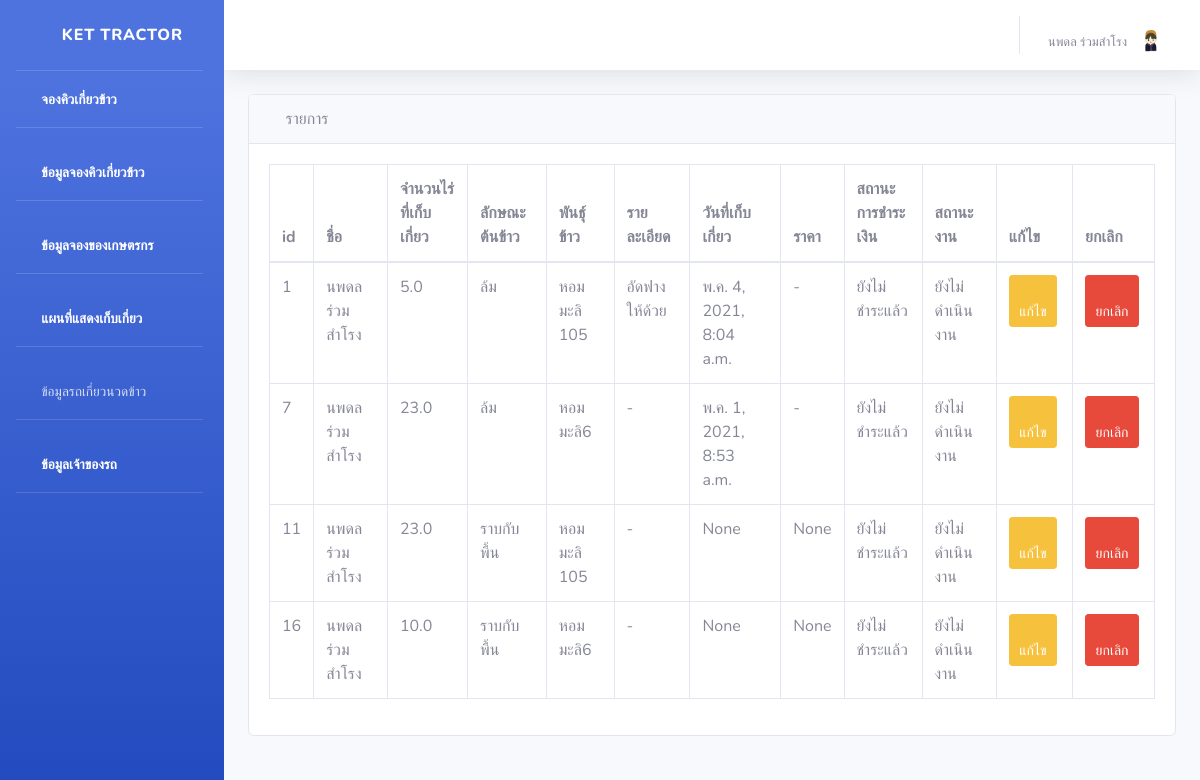
Page /showWork (signed in) on the committed database.
### api/models.py (models this page shows, shortened)
class Farmer(AbstractUser):
    id = models.AutoField(primary_key=True)
    farmer_name = models.CharField(max_length=1000, verbose_name = 'ชื่อ-สกุล')
    image = models.ImageField(upload_to='images/farmer', default='images/farmer/no-image.jpg' ,verbose_name = 'รูปโปรไฟล์')
    address = models.CharField(max_length=1000, verbose_name = 'ที่อยู่')
    phone = models.CharField(max_length=1000, verbose_name = 'เบอร์โทรศัพท์')
    email = models.CharField(max_length=1000)
    password = models.CharField(max_length=1000)
    def __str__(self):
        return f'{self.farmer_name}'
    class Meta:
        verbose_name = 'เกษตรกร'

class Work(models.Model):
    farmer_name = models.ForeignKey(Farmer, on_delete=models.CASCADE, null=True,  verbose_name='เกษตรกร')
    lat = models.FloatField(max_length=1000, null=True,verbose_name='ละติจูด' )
    lng = models.FloatField(max_length=1000, null=True,verbose_name='ลองติจูด')
    area = models.FloatField(max_length=1000, null=True,verbose_name='พื้นที่ (ไร่)')
    rice_type = models.ForeignKey(Rice_type, on_delete=models.CASCADE, null=True, default=1, verbose_name='ลักษณะข้าวที่จะให้เกี่ยว')
    rice = models.CharField(max_length=1000, null=True, verbose_name='พันธุ์ข้าว')
    start_time = models.DateTimeField(blank=True, null=True)
    workDetail = models.TextField(max_length=1000, null=True,  verbose_name='รายละเอียด')
    price = models.CharField(max_length=1000, null=True, verbose_name='จำนวนเงิน (บาท)')
    money_status = models.ForeignKey(Money_status, on_delete=models.CASCADE, default=1,null=True, verbose_name='สถานะการชำระเงิน') # ให้นิยามเพิ่มเติม
    work_status = models.ForeignKey(Work_status, on_delete=models.CASCADE, default=1,null=True, verbose_name='สถานะงาน') # รับ ไม่รับ จ่าย
    def __str__(self):
         return f'{self.area} {self.rice_type} {self.rice}'
    class Meta:
        verbose_name = 'งานที่ต้องเก็บเกี่ยว'

class Rice_type(models.Model):
    id = models.AutoField(primary_key=True)
    rice_type = models.CharField(max_length=100)
    def __str__(self):
         return f'{self.rice_type}'
    class Meta:
        verbose_name = 'ลักษณะข้าวที่จะให้เกี่ยว'

class Money_status(models.Model):
    id = models.AutoField(primary_key=True)
    money_status = models.CharField(max_length=100, verbose_name = 'สถานะการชำระเงิน')
    def __str__(self):
         return f'{self.money_status}'
    class Meta:
        verbose_name = 'สถานะการชำระเงิน'

class Work_status (models.Model):
    id = models.AutoField(primary_key=True)
    work_status  = models.CharField(max_length=100, verbose_name="สถานะงาน")
    def __str__(self):
         return f'{self.work_status}'
    class Meta:
        verbose_name = 'สถานะงาน'

### api/views.py (the view)
# urls.py: path('showWork',views.showWork),
def showWork(request):
    works = Work.objects.filter(farmer_name = request.user)
    page = request.GET.get('page',1)
    paginator = Paginator(works, 6) # So limited to 25 profiles in a page
    print("____________",page,paginator,"___________________-")
    try:
        works_p = paginator.page(page)
    except PageNotAnInteger:
        works_p = paginator.page(1)
    except EmptyPage:
        works_p = paginator.page(paginator.num_pages)
    print(works)
    return render(request, 'api/showWork.html', {
        'works': works,
        'works_p': works_p,
        'paginator': paginator
    })

### api/templates/api/showWork.html (shortened to what this page needs)
{% extends 'api/base.html' %}
{% block content %}
<div id="content-wrapper">
  <div class="container-fluid">
      <div class="card mb-3">
          <div class="card-header">
              <i class="fas fa-table"></i>
              รายการ
          </div>
          <div class="card-body">
               <div class="table-responsive">
                  <table class="table table-bordered" id="dataTable" width="100%" cellspacing="0" align="center">
                      <thead>
                      <tr>
                        <th>id</th>
                        <th>ชื่อ</th>
                          <th>จำนวนไร่ที่เก็บเกี่ยว</th>
                          <th>ลักษณะต้นข้าว</th>
                          <th>พันธุ์ข้าว</th>
                          <th>รายละเอียด</th>
                          <th>วันที่เก็บเกี่ยว</th>
                          <th>ราคา</th>
                          <th>สถานะการชำระเงิน</th>
                          <th>สถานะงาน</th>
                          <th>แก้ไข</th>
                          <th>ยกเลิก</th>
                      </tr>
                      </thead>
                      <tbody>
                      {% for work in works_p %}
                          <tr>
                            <td>{{ work.id }}</td>
                            <td>{{ work.farmer_name }} </td>
                              <td>{{ work.area }}</td>
                              <td>{{ work.rice_type }}</td>
                              <td>{{ work.rice }}</td>
                              <td>{{ work.workDetail }}</td>
                              <td>{{ work.start_time }}</td>
                              <td>{{ work.price }}</td>
                              <td>{{ work.money_status }}</td>
                              <td>{{ work.work_status }}</td>
                            <td> <a class="btn btn-sm btn-warning" href="/editShowWork/{{work.id}}" > <span class="fa fa-edit"></span> แก้ไข</a></td>
                            <td><a class="btn btn-sm btn-danger"  href="/deleteShowWork/{{work.id}}" onclick="return confirm('ยืนยันการลบ ?')"><span class="fa fa-trash" ></span> ยกเลิก</a></td>
                          </tr>
                      {% endfor %}
                      </tbody>
                    </table>
                </div>
                </div>
                </div>
                </div>
                {% endblock %}

### api/templates/api/base.html (shortened to what this page needs)
<!DOCTYPE html>
{% load static %}
<html lang="en">
<head>
    <link href="{% static 'api/vendor/fontawesome-free/css/all.min.css' %}" rel="stylesheet" type="text/css">
    <link rel="stylesheet" type="text/css" href="{% static 'api/css/styles.css' %}">
    <link href="{% static 'api/css/sb-admin-2.min.css' %}" rel="stylesheet">
</head>
<body id="page-top">
    <div id="wrapper">
        <ul class="navbar-nav bg-gradient-primary sidebar sidebar-dark accordion" id="accordionSidebar">
            <a class="sidebar-brand d-flex align-items-center justify-content-center" href="/index">
                <div class="sidebar-brand-icon rotate-n-15">
                    <i class="fas fa-laugh-wink"></i>
                </div>
                <div class="sidebar-brand-text mx-3">Ket Tractor</div>
            </a>
            <hr class="sidebar-divider my-0">
            {% if user.is_authenticated %}
            <li class="nav-item active">
                <a class="nav-link" href="/addWork">
                    <i class="fas fa-fw fa-tachometer-alt"></i>
                    <span>จองคิวเกี่ยวข้าว</span></a>
            </li>
             <hr class="sidebar-divider">
             <li class="nav-item active">
                <a class="nav-link" href="/showWork">
                    <i class="fas fa-fw fa-tachometer-alt"></i>
                    <span>ข้อมูลจองคิวเกี่ยวข้าว</span></a>
            </li>
            {% endif %}
            {% if request.user.is_superuser %}
                 <hr class="sidebar-divider">
             <li class="nav-item active">
                <a class="nav-link" href="/farmerWork">
                    <i class="fas fa-fw fa-tachometer-alt"></i>
                    <span>ข้อมูลจองของเกษตรกร</span></a>
            </li>
             <hr class="sidebar-divider">
             <li class="nav-item active">
                <a class="nav-link" href="/map">
                    <i class="fas fa-fw fa-tachometer-alt"></i>
                    <span>แผนที่แสดงเก็บเกี่ยว</span></a>
            </li>
            {% endif %}
           <hr class="sidebar-divider">
             <li class="nav-item">
                <a class="nav-link collapsed" href="#" data-toggle="collapse" data-target="#collapseTwo"
                    aria-expanded="true" aria-controls="collapseTwo">
                    <i class="fas fa-fw fa-cog"></i>
                    <span>ข้อมูลรถเกี่ยวนวดข้าว</span>
                </a>
             <li class="nav-item active">
             <hr class="sidebar-divider">
                <a class="nav-link" href="/profileAdmin">
                    <i class="fas fa-fw fa-tachometer-alt"></i>
                    <span>ข้อมูลเจ้าของรถ</span></a>
            </li>
            <hr class="sidebar-divider">
        </ul>
        <div id="content-wrapper" class="d-flex flex-column">
            <div id="content">
                <nav class="navbar navbar-expand navbar-light bg-white topbar mb-4 static-top shadow">
                    <ul class="navbar-nav ml-auto">
                        <li class="nav-item dropdown no-arrow">
                     {% if user.is_authenticated %}
                <a href="#" class="nav-link dropdown-toggle" data-toggle="dropdown" role="button" aria-haspopup="true"
                aria-expanded="false">
               <span class="mr-2 d-none d-lg-inline text-gray-600 small">{{user.farmer_name}}  </span>
                <img class="img-profile rounded-circle"
                src="{{user.image.url}} " >
            </a>
                        </li>
                    </ul>
                     {% else %}
                  <li class="nav-item"><a class="nav-link" href="/login">เข้าสู่ระบบ</a></li>
                  <li class="nav-item"><a class="nav-link" href="/register">สมัครสมาชิก</a></li>
                </ul>
                </li>
                   {% endif %}
                </nav>
                {% block content %}
                {% endblock %}
        </div>
    </div>
</body>
</html>

### api/static/api/css/styles.css (style rules this page uses)
body { font-family: "ptsans", "Lato", "Helvetica Neue", Helvetica, Arial, sans-serif; }
.btn { outline: none; color: black; background-color: transparent; box-shadow: 0 0 0 0; margin-right: 3px; }
ul { height: 100%; padding: 0px 5px 0px 20px; }
a { color: #17a2b8; }

### rows in the picture
Farmer: farmer_name "นพดล ร่วมสำโรง", image (picture)
Work: id "1", farmer_name "นพดล ร่วมสำโรง", area "5.0", rice_type "ล้ม", rice "หอมมะลิ 105", workDetail "อัดฟางให้ด้วย", start_time "พ.ค. 4, 2021, 8:04 a.m.", price "-", money_status "ยังไม่ชำระแล้ว", work_status "ยังไม่ดำเนินงาน"
Work: id "7", farmer_name "นพดล ร่วมสำโรง", area "23.0", rice_type "ล้ม", rice "หอมมะลิ6", workDetail "-", start_time "พ.ค. 1, 2021, 8:53 a.m.", price "-", money_status "ยังไม่ชำระแล้ว", work_status "ยังไม่ดำเนินงาน"
Work: id "11", farmer_name "นพดล ร่วมสำโรง", area "23.0", rice_type "ราบกับพื้น", rice "หอมมะลิ 105", workDetail "-", start_time "None", price "None", money_status "ยังไม่ชำระแล้ว", work_status "ยังไม่ดำเนินงาน"
Work: id "16", farmer_name "นพดล ร่วมสำโรง", area "10.0", rice_type "ราบกับพื้น", rice "หอมมะลิ6", workDetail "-", start_time "None", price "None", money_status "ยังไม่ชำระแล้ว", work_status "ยังไม่ดำเนินงาน"
